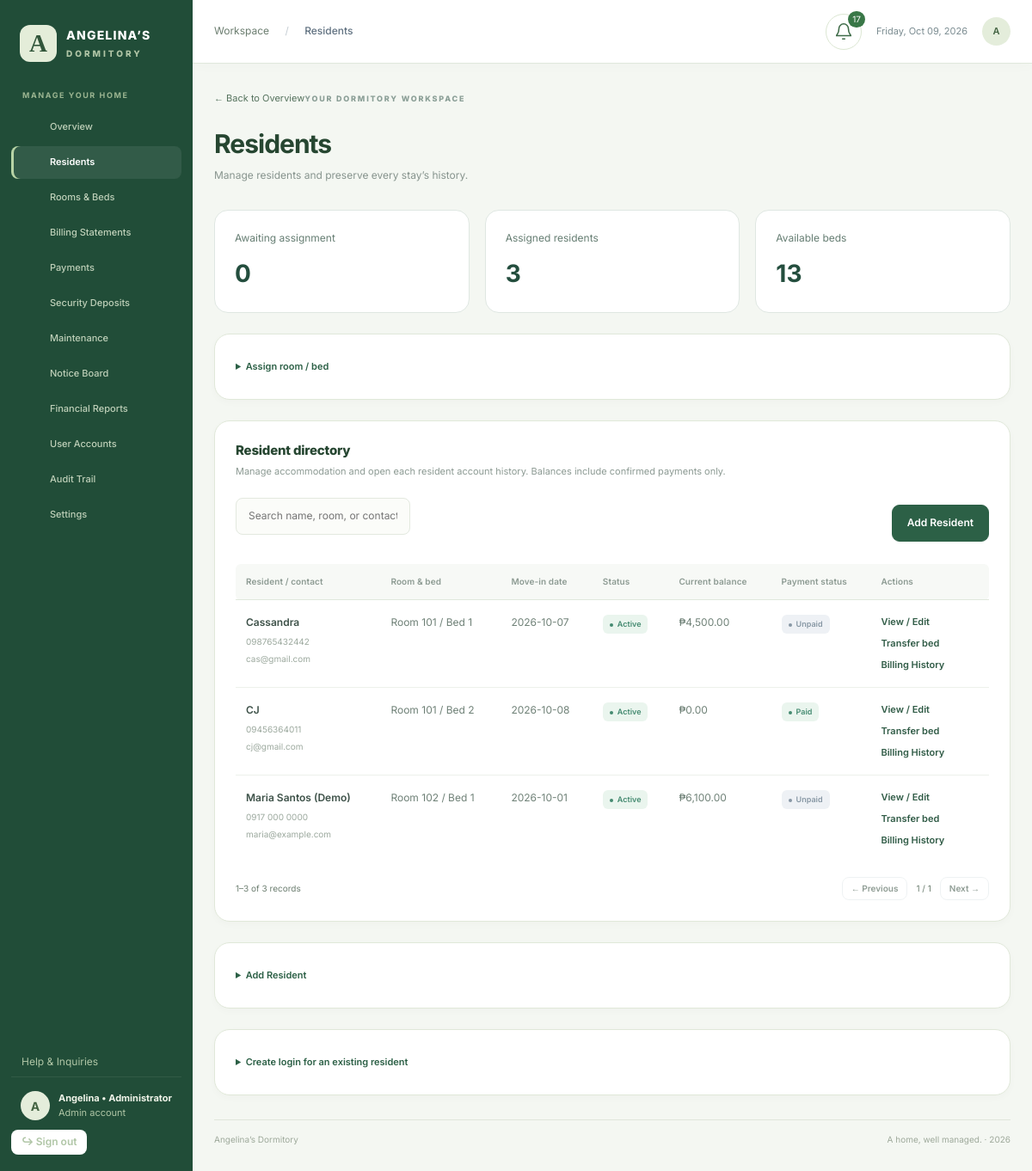
/index.php?page=tenants (signed in), run on the app's committed database.
### tables this page shows
CREATE TABLE `users` (
  `id` int(10) unsigned NOT NULL AUTO_INCREMENT,
  `username` varchar(100) NOT NULL,
  `password_hash` varchar(255) NOT NULL,
  `role` enum('admin','staff','tenant') NOT NULL,
  `name` varchar(200) NOT NULL,
  `tenant_id` int(10) unsigned DEFAULT NULL,
  `active` tinyint(4) DEFAULT 1,
  `must_change` tinyint(4) DEFAULT 1,
  PRIMARY KEY (`id`),
  UNIQUE KEY `username` (`username`),
  UNIQUE KEY `tenant_id` (`tenant_id`),
  CONSTRAINT `users_ibfk_1` FOREIGN KEY (`tenant_id`) REFERENCES `tenants` (`id`)
);

CREATE TABLE `tenants` (
  `id` int(10) unsigned NOT NULL AUTO_INCREMENT,
  `name` varchar(200) NOT NULL,
  `email` varchar(254) NOT NULL,
  `contact` varchar(80) NOT NULL,
  `status` enum('active','moved_out') NOT NULL DEFAULT 'active',
  `move_in` date NOT NULL,
  `move_out` date DEFAULT NULL,
  `created_at` timestamp NOT NULL DEFAULT current_timestamp(),
  PRIMARY KEY (`id`)
);

CREATE TABLE `rooms` (
  `id` int(10) unsigned NOT NULL AUTO_INCREMENT,
  `number` varchar(50) NOT NULL,
  `capacity` int(11) NOT NULL CHECK (`capacity` between 1 and 30),
  `rent` bigint(20) NOT NULL CHECK (`rent` >= 0),
  `status` enum('active','maintenance') DEFAULT 'active',
  PRIMARY KEY (`id`),
  UNIQUE KEY `number` (`number`)
);

CREATE TABLE `bed_spaces` (
  `id` int(10) unsigned NOT NULL AUTO_INCREMENT,
  `room_id` int(10) unsigned NOT NULL,
  `label` varchar(50) NOT NULL,
  PRIMARY KEY (`id`),
  UNIQUE KEY `room_id` (`room_id`,`label`),
  CONSTRAINT `bed_spaces_ibfk_1` FOREIGN KEY (`room_id`) REFERENCES `rooms` (`id`)
);

CREATE TABLE `settings` (
  `key` varchar(80) NOT NULL,
  `value` text NOT NULL,
  PRIMARY KEY (`key`)
);

### app/features.php (called while the page is built, shortened)
<?php
function aging_rows(): array {
    return rows('SELECT b.*,t.name,t.contact,t.email,COALESCE((SELECT SUM(amount) FROM payments WHERE billing_id=b.id AND voided_at IS NULL),0) paid FROM billing b JOIN tenants t ON t.id=b.tenant_id WHERE b.carried_to IS NULL ORDER BY b.due_date,t.name');
}

### app/operations_views.php (the view, shortened to what this page needs)
<?php
function assignment_panel(?int $tenantId=null,?int $bedId=null,string $return='tenants'): void {
    $beds=bed_options();$tenants=rows("SELECT t.* FROM tenants t WHERE t.status='active' AND NOT EXISTS(SELECT 1 FROM tenant_assignments a WHERE a.tenant_id=t.id AND a.end_date IS NULL) ORDER BY t.name");
    if(!$beds||!$tenants) { echo '<p class="empty">'.(!$beds?'No beds are available in active rooms.':'All active residents already have a bed. New tenants can register on the login page.').'</p></section>'; return; }
}
function resident_directory(): void {
    $all=rows('SELECT t.*,r.number,b.label,u.username FROM tenants t LEFT JOIN tenant_assignments a ON a.tenant_id=t.id AND a.end_date IS NULL LEFT JOIN bed_spaces b ON b.id=a.bed_id LEFT JOIN rooms r ON r.id=b.room_id LEFT JOIN users u ON u.tenant_id=t.id ORDER BY t.name');
    $selected=(int)($_GET['tenant_id']??0);$resident=null;foreach($all as $t)if((int)$t['id']===$selected)$resident=$t;
    $unassigned=count(array_filter($all,fn($t)=>$t['status']==='active'&&!$t['number']));
    echo '<div class="operation-summary"><div><span>Awaiting assignment</span><strong>'.$unassigned.'</strong></div><div><span>Assigned residents</span><strong>'.count(assigned()).'</strong></div><div><span>Available beds</span><strong>'.count(available_beds()).'</strong></div></div>';
    if(!$resident) { echo '<details class="panel" id="assign-resident"><summary>Assign room / bed</summary>'; assignment_panel(); echo '</details>'; }
    $balances=[];$states=[];
    foreach(aging_rows() as $b) { $id=$b['tenant_id'];$balances[$id]=($balances[$id]??0)+balance($b);$state=status($b);if(!isset($states[$id])||$state==='overdue'||($state==='partial'&&$states[$id]!=='overdue')||($state==='unpaid'&&$states[$id]==='paid'))$states[$id]=$state; }
    echo '<div class="directory-toolbar"><input class="table-search" data-search="tenant-table" placeholder="Search name, room, or contact" aria-label="Search residents"><a class="button primary" href="#add-resident">Add Resident</a></div><div class="table-wrap"><table id="tenant-table"><thead><tr><th>Resident / contact</th><th>Room &amp; bed</th><th>Move-in date</th><th>Status</th><th>Current balance</th><th>Payment status</th><th>Actions</th></tr></thead><tbody>';
    foreach($all as $t)echo '<tr><td><strong>'.e($t['name']).'</strong><small>'.e($t['contact']).'</small><small>'.e($t['email']).'</small></td><td>'.($t['number']?'Room '.e($t['number']).' / '.e($t['label']):'<span class="assignment-waiting">Awaiting assignment</span>').'</td><td>'.e($t['move_in']?:'Not moved in').'</td><td>'.badge($t['status']).'</td><td>'.money($balances[$t['id']]??0).'</td><td>'.(isset($states[$t['id']])?badge($states[$t['id']]):'No statement').'</td><td><div class="resident-actions"><a href="?page=tenants&tenant_id='.$t['id'].'">View / Edit</a>'.($t['status']==='active'?'<a href="?page=tenants&tenant_id='.$t['id'].'">'.($t['number']?'Transfer bed':'Assign room').'</a>':'').'<a href="?page=ledger&tenant_id='.$t['id'].'">Billing History</a></div></td></tr>';
    echo '</tbody></table></div></section><details class="panel" id="add-resident"><summary>Add Resident</summary>';tenant_registration_form('tenants');echo '</details><details class="panel" id="existing-tenant-account"><summary>Create login for an existing resident</summary>';existing_resident_login();echo '</details>';
}

### index.php (shortened to what this page needs)
<?php
require __DIR__.'/app/bootstrap.php';
require __DIR__.'/app/features.php';
require __DIR__.'/app/activity.php';
require __DIR__.'/app/actions.php';
$u=user(); $page=(string)($_GET['page']??($u?'dashboard':'home'));
$titles=['dashboard'=>'Overview','tenants'=>'Residents','rooms'=>'Rooms & bed spaces','billing'=>'Billing statements','payments'=>'Payments','deposits'=>'Security deposits','occupancy'=>'Occupancy monitor','notifications'=>'Email notifications','audit'=>'Audit trail','accounts'=>'User accounts','account'=>'My account','receipt'=>'Payment receipt','statement'=>'Billing statement','forbidden'=>'Access restricted'];
$titles+=['batch'=>'Monthly billing run','reports'=>'Financial reports','expenses'=>'Operating expenses','requests'=>'Maintenance requests','announcements'=>'Notice board','settings'=>'Dormitory settings','ledger'=>'Account ledger'];
$titles['register']='Create tenant account';
$titles+=['home'=>"Angelina's Dormitory",'privacy'=>'Privacy Policy','terms'=>'Terms'];
$titles+=['pay'=>'Make a payment','inbox'=>'Notifications','profile'=>'My profile','support'=>'Help & inquiries'];
$nav=['dashboard'=>['dashboard','Overview'],'tenants'=>['tenants','Residents'],'rooms'=>['rooms','Rooms & Beds'],'billing'=>['billing','Billing Statements'],'payments'=>['payments','Payments'],'deposits'=>['deposits','Security Deposits'],'requests'=>['requests','Maintenance'],'announcements'=>['announcements','Notice Board'],'reports'=>['reports','Financial Reports'],'accounts'=>['accounts','User Accounts'],'audit'=>['audit','Audit Trail'],'settings'=>['settings','Settings']];
require __DIR__.'/app/views.php';
$activeSection=match($page){'batch','statement'=>'billing','expenses','ledger'=>'reports','notifications'=>'settings','receipt','pay'=>'payments',default=>$page};
require __DIR__.'/app/feature_views.php';
require __DIR__.'/app/operations_views.php';
require __DIR__.'/app/admin_workspace.php';
?><!DOCTYPE html><html lang="en"><head><link rel="stylesheet" href="assets/style.css"><link rel="stylesheet" href="assets/redesign.css"><link rel="stylesheet" href="assets/registration.css"><link rel="stylesheet" href="assets/tenant.css"><link rel="stylesheet" href="assets/operations.css"><link rel="stylesheet" href="assets/public.css"><link rel="stylesheet" href="assets/green-theme.css"></head><body>
<?php if(!$u): ?>
<?php if(in_array($page,['login','register'],true)) require __DIR__.'/app/public_auth.php'; else require __DIR__.'/app/public_entry.php'; ?>
<?php else: ?>
<aside class="sidebar" id="sidebar"><a class="brand" href="index.php"><span class="brand-icon">A</span><span>ANGELINA’S<small>DORMITORY</small></span></a><span class="nav-heading">MANAGE YOUR HOME</span><nav><?php foreach($nav as $key=>$item): if(!in_array($u['role'],$access[$key],true)) continue; ?><a title="<?=e($item[1])?>" class="<?=$activeSection===$key?'selected':''?>" href="?page=<?=e($key)?>"><span><?=icon($item[0])?></span><b><?=e($item[1])?></b></a><?php endforeach; ?></nav><div class="sidebar-bottom"><?php if($u['role']!=='tenant'): ?><a class="sidebar-help" href="?page=support">Help &amp; Inquiries</a><?php endif; ?><a class="profile" href="?page=account"><span class="avatar"><?=e(strtoupper(substr($u['name'],0,1)))?></span><span><strong><?=e($u['name'])?></strong><small><?=e(ucfirst($u['role']))?> account</small></span></a><form method="post"><?=csrf()?><input type="hidden" name="action" value="logout"><button class="logout">↪ Sign out</button></form></div></aside><button type="button" class="sidebar-scrim" id="sidebar-scrim" aria-label="Close navigation"></button>
<div class="workspace"><header class="topbar"><div class="top-left"><button type="button" class="menu-toggle" id="menu-toggle" aria-label="Open navigation" aria-controls="sidebar" aria-expanded="false"><?=icon('menu')?></button><span class="breadcrumb">Workspace <span>/</span> <strong><?=e($titles[$page]??'')?></strong></span></div><div class="top-right"><?php activity_bell($u); ?><span class="date-label"><?=date('l, M d, Y')?></span><a class="header-avatar" href="?page=account" aria-label="My account"><?=e(strtoupper(substr($u['name'],0,1)))?></a></div></header><main class="content"><div class="page-heading"><div><?php workspace_back_link($page,$u); ?><span class="eyebrow">YOUR DORMITORY WORKSPACE</span><h1><?=e($titles[$page]??'')?></h1><p class="muted"><?=e(page_subtitle($page,$u['role']))?></p></div><div class="heading-actions"><?php if($u['role']==='admin' && in_array($page,['dashboard','billing'],true)): ?><a class="button primary" href="?page=batch"><?=icon('batch')?> Create monthly billing</a><?php elseif($u['role']==='staff' && $page==='dashboard'): ?><a class="button primary" href="?page=payments">Receive payment →</a><?php endif; ?><span class="role-label"><?=e(ucfirst($u['role']))?></span></div></div><?php show_flash(); try { admin_section_tabs($page,$u); render_page($page,$u); } catch(RuntimeException $error) { echo '<div class="notice error">'.e($error->getMessage()).'</div>'; } ?><footer class="content-footer"><?=e(setting('business_name','Angelina’s Dormitory'))?><span>A home, well managed. · <?=date('Y')?></span></footer></main></div>
<?php endif; ?><script src="assets/app.js" defer></script><script src="assets/portal.js" defer></script></body></html>

### app/bootstrap.php (shortened to what this page needs)
<?php
function db(): PDO {
    static $db;
    if (!$db) {
        $db=mysql_connection();
    }
    return $db;
}
function query(string $sql, array $params=[]): PDOStatement { $q=db()->prepare($sql); $q->execute($params); return $q; }
function rows(string $sql, array $params=[]): array { return query($sql,$params)->fetchAll(); }
function one(string $sql, array $params=[]): ?array { return query($sql,$params)->fetch() ?: null; }
function e($v): string { return htmlspecialchars((string)($v??''),ENT_QUOTES,'UTF-8'); }
function money($v): string { return '₱'.number_format((int)$v/100,2); }
function user(): ?array { return isset($_SESSION['uid']) ? one('SELECT * FROM users WHERE id=? AND active=1',[$_SESSION['uid']]) : null; }
function balance(array $b): int { return max(0,(int)$b['total_due']-(int)$b['paid']); }
function status(array $b): string { if ($b['carried_to']) return 'carried'; if(balance($b)===0) return 'paid'; if($b['due_date']<date('Y-m-d')) return 'overdue'; return $b['paid']>0?'partial':'unpaid'; }
function badge(string $s): string { return '<span class="badge '.e($s).'">'.e(ucwords(str_replace('_',' ',$s))).'</span>'; }
function assigned(): array { return rows('SELECT a.*,t.name,r.number,r.rent,bs.label FROM tenant_assignments a JOIN tenants t ON t.id=a.tenant_id JOIN bed_spaces bs ON bs.id=a.bed_id JOIN rooms r ON r.id=bs.room_id WHERE a.end_date IS NULL ORDER BY t.name'); }
function available_beds(): array { return rows("SELECT bs.*,r.number FROM bed_spaces bs JOIN rooms r ON r.id=bs.room_id WHERE r.status='active' AND NOT EXISTS(SELECT 1 FROM tenant_assignments a WHERE a.bed_id=bs.id AND a.end_date IS NULL) ORDER BY r.number,bs.label"); }
function setting(string $key,string $default=''): string { $r=one('SELECT value FROM settings WHERE `key`=?',[$key]); return $r['value']??$default; }

### data on the page
users: name "A", name "Angelina • Administrator", role "Admin", role "Manage residents and preserve every stay’s history."
tenants: name "Cassandra", contact "098765432442", email "cas@gmail.com", rooms.number "101", bed_spaces.label "Bed 1", move_in "2026-10-07", status "Active Unpaid", id "₱4,500.00"
tenants: name "CJ", contact "09456364011", email "cj@gmail.com", rooms.number "101", bed_spaces.label "Bed 2", move_in "2026-10-08", status "Active Paid", id "₱0.00"
tenants: name "Maria Santos (Demo)", contact "0917 000 0000", email "maria@example.com", rooms.number "102", bed_spaces.label "Bed 1", move_in "2026-10-01", status "Active Unpaid", id "₱6,100.00"
settings: value "Angelina’s Dormitory"

### other printed values
$item[1] "Overview"
$item[1] "Residents"
$item[1] "Rooms & Beds"
$item[1] "Billing Statements"
$item[1] "Payments"
$item[1] "Security Deposits"
$item[1] "Maintenance"
$item[1] "Notice Board"
$item[1] "Financial Reports"
$item[1] "User Accounts"
$item[1] "Audit Trail"
$item[1] "Settings"
$titles[$page] "Residents"
$count "17"
$label "Overview"
